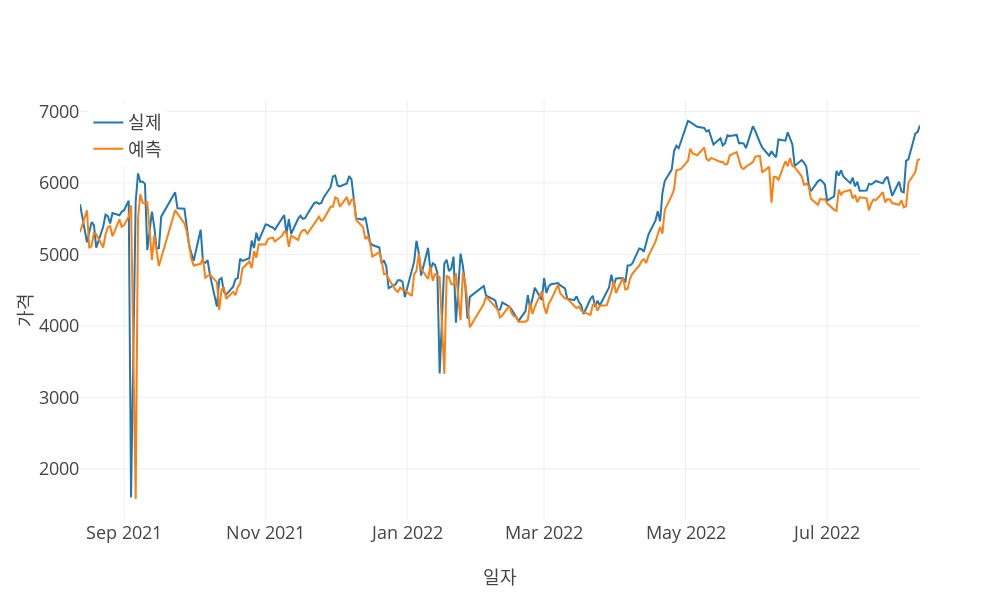

The notebook cell saved with this chart:
### Code cell
print("\nLinear Regression")
lr, _ = linear_regression(X_train, y_train)
lr_predictions = lr.predict(X_test)
model_eval(y_test, lr_predictions, predictions_x_axis, stdout=stdout, vis=vis, **{'scaler': output_scaler})

### Figure 1 — Plotly figure (JSON) as saved in the notebook; plotly's stock layout.template omitted (floating-point values rounded to 4 significant figures; data arrays with more than 128 entries replaced by an {"elided": "..."} marker saying what was removed)
{"data": [{"mode": "lines", "name": "실제", "type": "scatter", "x": {"elided": "254 str values"}, "y": {"elided": "254 float values"}}, {"mode": "lines", "name": "예측", "type": "scatter", "x": {"elided": "254 str values"}, "y": {"elided": "254 float values"}}], "layout": {"height": 600, "legend": {"x": 0.01, "xanchor": "left", "y": 0.99, "yanchor": "top"}, "width": 1000, "xaxis": {"title": {"text": "일자"}}, "yaxis": {"title": {"text": "가격"}}}}
